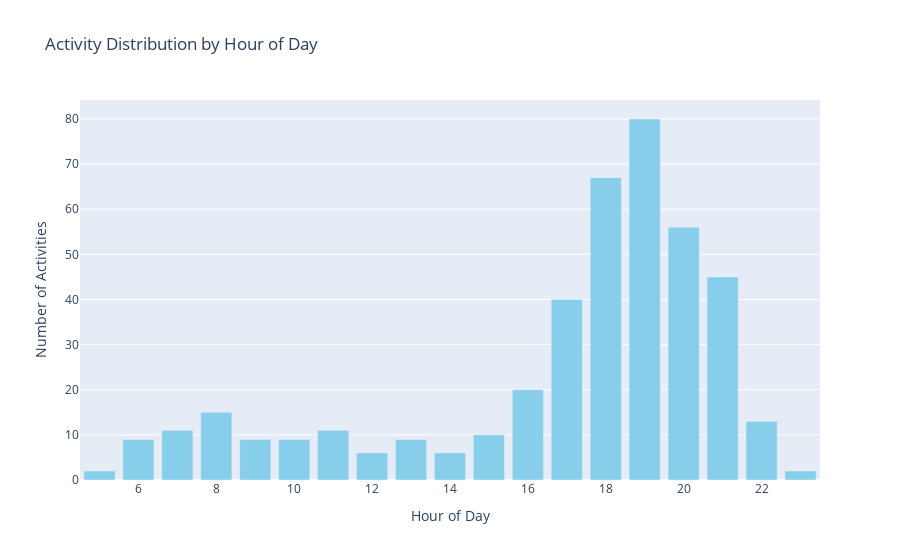

Source (notebook cell):
### Code cell
import plotly.express as px

fig = px.bar(
    activity_counts,
    x="activity_hour",
    y="activity_count",
    color=,
    color_discrete_sequence=['skyblue'],
    title="Activity Distribution by Hour of Day",
    labels={"activity_hour": "Hour of Day", "activity_count": "Number of Activities"},
    orientation='v' # Explicitly set to vertical
)

fig.show()

### Figure 1 — Plotly figure (JSON) as saved in the notebook; plotly's stock layout.template omitted (floating-point values rounded to 4 significant figures)
{"data": [{"alignmentgroup": "True", "hovertemplate": "Hour of Day=%{x}<br>Number of Activities=%{y}<extra></extra>", "legendgroup": "", "marker": {"color": "skyblue", "pattern": {"shape": ""}}, "name": "", "offsetgroup": "", "orientation": "v", "showlegend": false, "textposition": "auto", "type": "bar", "x": [5, 6, 7, 8, 9, 10, 11, 12, 13, 14, 15, 16, 17, 18, 19, 20, 21, 22, 23], "xaxis": "x", "y": [2, 9, 11, 15, 9, 9, 11, 6, 9, 6, 10, 20, 40, 67, 80, 56, 45, 13, 2], "yaxis": "y"}], "layout": {"barmode": "relative", "legend": {"tracegroupgap": 0}, "title": {"text": "Activity Distribution by Hour of Day"}, "xaxis": {"anchor": "y", "domain": [0, 1], "title": {"text": "Hour of Day"}}, "yaxis": {"anchor": "x", "domain": [0, 1], "title": {"text": "Number of Activities"}}}}
